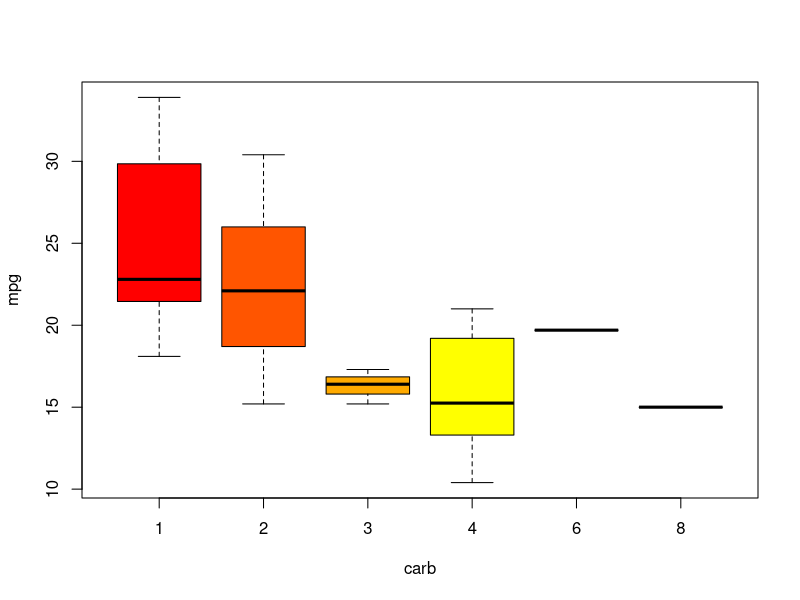
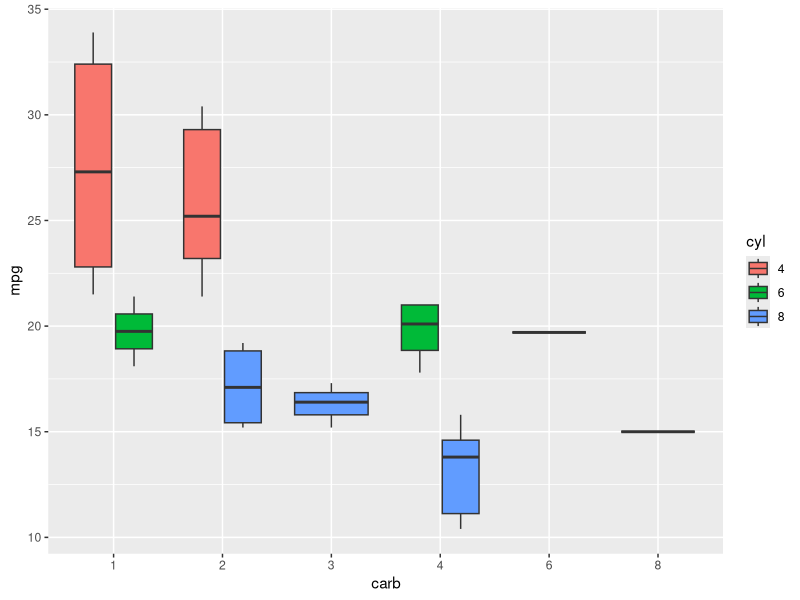

The R source for these figures, in order:

#-----------------Assignment 7.3--------------------------

# Create a box and whisker plot by class using mtcars dataset.

str(mtcars)
View(mtcars)
library(ggplot2)
library(dplyr)
mtcars1 <- mutate(mtcars, 
                  cyl = as.factor(cyl),
                  disp = as.factor(disp),
                  vs = as.factor(vs),
                  am = as.factor(am),
                  gear = as.factor(gear),
                  carb = as.factor(carb),
                  mpg = mpg, hp = hp, drat = drat, qsec=qsec)
str(mtcars1)

# distribution of mpg for each carb
boxplot(mpg~carb, data = mtcars1, col = heat.colors(5))

# distribution of mpg for each carb per cyl
ggplot(mtcars1, aes(x=carb, y=mpg, fill = cyl))+ geom_boxplot()
